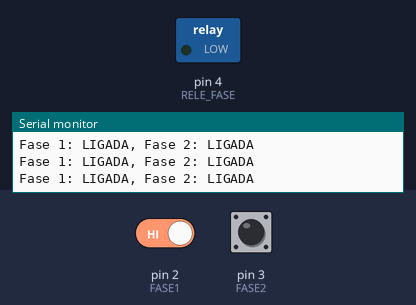
The sketch below on a simulated Arduino Uno, built with avr-gcc and run on an emulated ATmega328P. Parts: switched loads named in the sketch (green lamp = pin HIGH), the last lines printed to the serial monitor. The inputs (shaded band) are chosen by the test bench; at power-on: pin 2 (FASE1) HIGH, pin 3 (FASE2) HIGH.

Above: at 1.8 s.
1.9 s: pin 2 (FASE1) driven LOW
At 3.2 s:
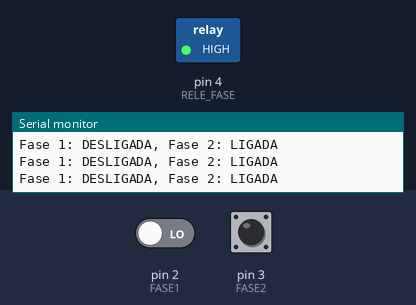
5.5 s: pin 2 (FASE1) driven HIGH
At 6.0 s:
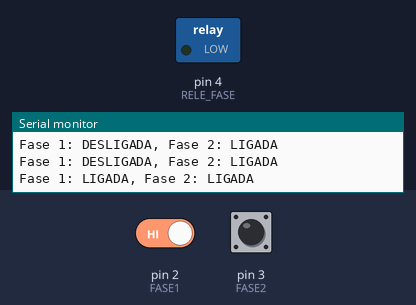
Timing chart, 0 to 8.5 s (numbered marks = the images above; inputs shaded):
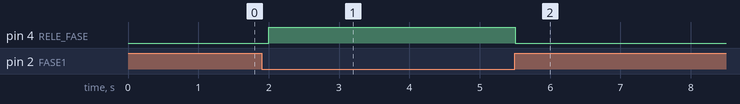

Measured:
- after the input at 1.9 s, pin 4 (RELE_FASE): LOW → HIGH after 0.10 s
- after the input at 5.5 s, pin 4 (RELE_FASE): HIGH → LOW at once

The sketch:

fases.ino
```cpp
/*
  Autor: Patrick Carriello
  Projeto: Projeto Jarvis
  Detalhes do projeto: https://www.youtube.com/watch?v=L3ky2-lCL8s&list=PLDZLfLztiVAkoGCS805bjnNVWhHrbzk_M
*/

// Pinos
// Fase 1 da energia elétrica
#define FASE1 2
// Fase 2 da energia elétrica
#define FASE2 3
// Relé de Fase do Jarvis
#define RELE_FASE 4

void setup()
{
  Serial.begin(9600);

  pinMode(RELE_FASE, OUTPUT);
  pinMode(FASE1, INPUT);
  pinMode(FASE2, INPUT);
}

void loop()
{
  // Fase 1
  int valor_fase1 = digitalRead(FASE1);
  String texto_fase1 = "";
  if (valor_fase1 == LOW)
  {
    texto_fase1 = "DESLIGADA";
    // Regra para ligar o relé na fase 2
    digitalWrite(RELE_FASE, HIGH);
  }
  else
  {
    texto_fase1 = "LIGADA";
    // Desliga o relé (mantendo ligada na fase 1)
    digitalWrite(RELE_FASE, LOW);
  }

  // Fase 2
  int valor_fase2 = digitalRead(FASE2);
  String texto_fase2 = "";
  if (valor_fase2 == LOW)
  {
    texto_fase2 = "DESLIGADA";
  }
  else
  {
    texto_fase2 = "LIGADA";
  }

  // Texto enviado para o Serial
  Serial.println("Fase 1: " + texto_fase1 + ", Fase 2: " + texto_fase2);

  // Aguarda meio segundo para recomeçar
  delay(500);
}
```
